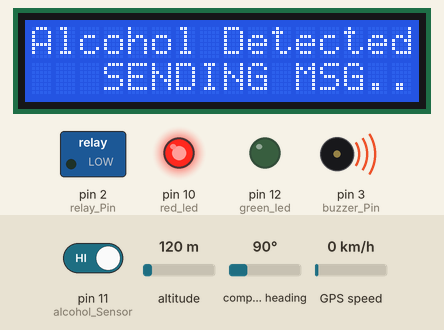
This sketch was run on a simulated Arduino Uno, built with avr-gcc and run on an emulated ATmega328P. On the bench: 16×2 character LCD, switched loads named in the sketch (green lamp = pin HIGH), output pins drawn as LEDs (lit = HIGH), buzzer (waves = sounding, pin HIGH). Inputs (shaded band) come from the test bench; at power-on: pin 11 (alcohol_Sensor) HIGH, altitude 120 m, compass heading 90°, GPS speed 0 km/h. The GPS gets a fix after 3 s at 37.7749, -122.4194 with 8 satellites; the modem accepts every AT command (registered, SIM ready, sends succeed) and sends nothing else.

Above: at 1.8 s.
1.9 s: pin 11 (alcohol_Sensor) driven LOW
At 4.6 s:
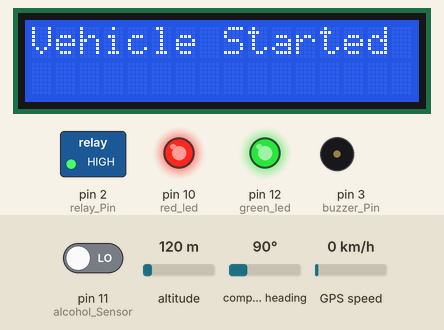
At 5.1 s:
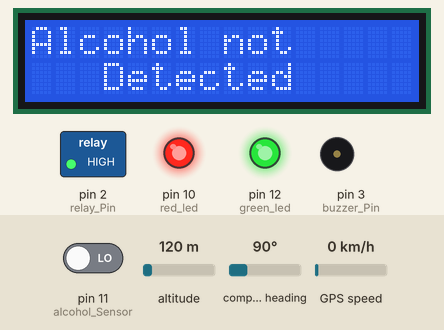
5.2 s: pin 11 (alcohol_Sensor) driven HIGH
At 9.0 s:
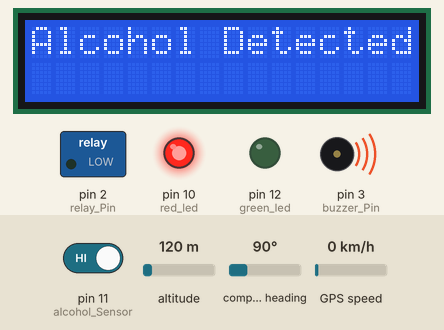
Timing chart, 0 to 10.5 s (numbered marks = the images above; inputs shaded):
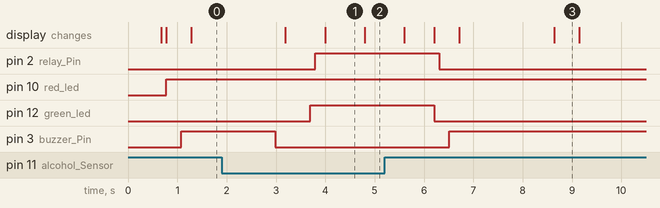

Measured:
- after the input at 1.9 s, pin 2 (relay_Pin): LOW → HIGH after 1.9 s; pin 12 (green_led): LOW → HIGH after 1.8 s; pin 3 (buzzer_Pin): HIGH → LOW after 1.1 s; the display: first changes after 1.3 s (image 1 shows a later state)
- after the input at 5.2 s, pin 2 (relay_Pin): HIGH → LOW after 1.1 s; pin 12 (green_led): HIGH → LOW after 1.0 s; pin 3 (buzzer_Pin): LOW → HIGH after 1.3 s; the display: first differs from a run without the input after 1.0 s (image 3)
- what the display in image 1 shows lasts 0.8 s, from 4.0 s to 4.8 s
- what the display in image 3 shows lasts 0.5 s, from 8.6 s to 9.1 s

The sketch:

ArriveAlive_code.ino
```cpp
#include <LiquidCrystal.h>
#include <TinyGPS.h>
#include<SoftwareSerial.h>
SoftwareSerial SIM900(0,13);
LiquidCrystal lcd(4, 5, 6, 7, 8, 9);

const int relay_Pin = 2;
const int buzzer_Pin = 3;
const int green_led = 12;
const int red_led = 10;
const int alcohol_Sensor = 11;

TinyGPS gps;
//long lat,lon;
bool alcohol_Status = LOW;

void setup() {
  pinMode(relay_Pin, OUTPUT);
  pinMode(buzzer_Pin, OUTPUT);
  pinMode(red_led,OUTPUT);
  pinMode(green_led,OUTPUT);
  pinMode(alcohol_Sensor, INPUT);
  Serial.begin(9600);
  SIM900.begin(9600);    //Module baude rate, this is on max, it depends on the version
  lcd.begin(16, 2);
  lcd.print("ALCOHOL DETECTION");
  lcd.setCursor(5,1);
  lcd.print("SYSTEM");
  delay(600);
  lcd.clear();
  lcd.print("ARRIVE ALIVE");
  lcd.setCursor(5,1);
  lcd.print("ACTIVATED");
}
void loop() {

      alcohol_Status = digitalRead(alcohol_Sensor);
      delay(100);

      if(alcohol_Status == LOW)
      {
       digitalWrite(buzzer_Pin, LOW);
       delay(200);
       lcd.clear();
       lcd.print("Alcohol not");
       lcd.setCursor(3,1);
       lcd.print("Detected");
       delay(500);
       digitalWrite(green_led , HIGH);
       delay(100);
       digitalWrite(relay_Pin, HIGH);
       delay(200);
       lcd.clear();
       lcd.print("Vehicle Started");
       delay(500);
      }

      else if(alcohol_Status == HIGH)
      {
          lcd.clear();
          lcd.print("Alcohol Detected");
          lcd.setCursor(3,2);
          digitalWrite(red_led,HIGH);
          digitalWrite(green_led,LOW);
          delay(100);
          digitalWrite(relay_Pin, LOW);
          delay(200);
          digitalWrite(buzzer_Pin, HIGH);
          delay(200);
          lcd.print("SENDING MSG..");
          delay(100);
          SIM900.print("AT + CMGF=1\r"); // set to sending msg mode
          delay(200);
          SIM900.println("AT + CMGS = \"+9190xxxxxxxx\"");// recipient's mobile number with country code
          delay(30);
          SIM900.println("AT + CMGS = \"+9163xxxxxxxx\"");// recipient's mobile number with country code
          delay(30);
          SIM900.println("AT + CMGS = \"+9184xxxxxxxx\"");// recipient's mobile number with country code
          delay(30);
          SIM900.println("Sending Message...");// recipient's mobile number with country code
          delay(30);
          SIM900.println("Alcohol Detected ");// The SMS text you want to send
          SIM900.println("please check the location of the vehicle");// The SMS text you want to send
          gps_read();

      }
}


void gps_read()
{
    bool newData = false;
          unsigned long chars;
          unsigned short sentences, failed;

          // For one second we parse GPS data and report some key values
          for (unsigned long start = millis(); millis() - start < 1000;)
          {
            while (Serial.available())
            {
              char c = Serial.read();
              if (gps.encode(c))
              newData = true;
              }
              }
              if(newData)      //If newData is true
              {
                float flat, flon;
                unsigned long age;
                bool newData = false;
                unsigned long chars;
                unsigned short sentences, failed;
                gps.f_get_position(&flat, &flon, &age);
                SIM900.print("LOCATION :: ");
                SIM900.println();
                SIM900.print("Latitude = ");
                SIM900.print(flat == TinyGPS::GPS_INVALID_F_ANGLE ? 0.0 : flat, 6);
                SIM900.println();
                SIM900.print("Longitude = ");
                SIM900.print(flon == TinyGPS::GPS_INVALID_F_ANGLE ? 0.0 : flon, 6);
                delay(30);
                SIM900.println();
                SIM900.print("https://:maps.google.com/maps/?q=");
                SIM900.print(flat == TinyGPS::GPS_INVALID_F_ANGLE ? 0.0 : flat, 6);
                SIM900.print(",");
                SIM900.print(flon == TinyGPS::GPS_INVALID_F_ANGLE ? 0.0 : flon, 6);
                SIM900.println((char)26); // End AT command with a ^Z, ASCII code 26d
                delay(30);
                SIM900.println();
                delay(30);
                }
}
```
